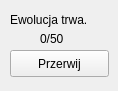
<?xml version="1.0" encoding="UTF-8"?>
<ui version="4.0">
 <class>EvolveInfo</class>
 <widget class="QMainWindow" name="EvolveInfo">
  <property name="geometry">
   <rect>
    <x>0</x>
    <y>0</y>
    <width>118</width>
    <height>91</height>
   </rect>
  </property>
  <property name="windowTitle">
   <string>MainWindow</string>
  </property>
  <widget class="QWidget" name="centralwidget">
   <widget class="QLabel" name="label">
    <property name="geometry">
     <rect>
      <x>10</x>
      <y>10</y>
      <width>121</width>
      <height>20</height>
     </rect>
    </property>
    <property name="text">
     <string>Ewolucja trwa.</string>
    </property>
   </widget>
   <widget class="QLabel" name="statusLabel">
    <property name="geometry">
     <rect>
      <x>40</x>
      <y>30</y>
      <width>51</width>
      <height>17</height>
     </rect>
    </property>
    <property name="text">
     <string>0/50</string>
    </property>
   </widget>
   <widget class="QPushButton" name="stopButton">
    <property name="geometry">
     <rect>
      <x>10</x>
      <y>50</y>
      <width>99</width>
      <height>27</height>
     </rect>
    </property>
    <property name="text">
     <string>Przerwij</string>
    </property>
   </widget>
  </widget>
 </widget>
 <resources/>
 <connections/>
</ui>
